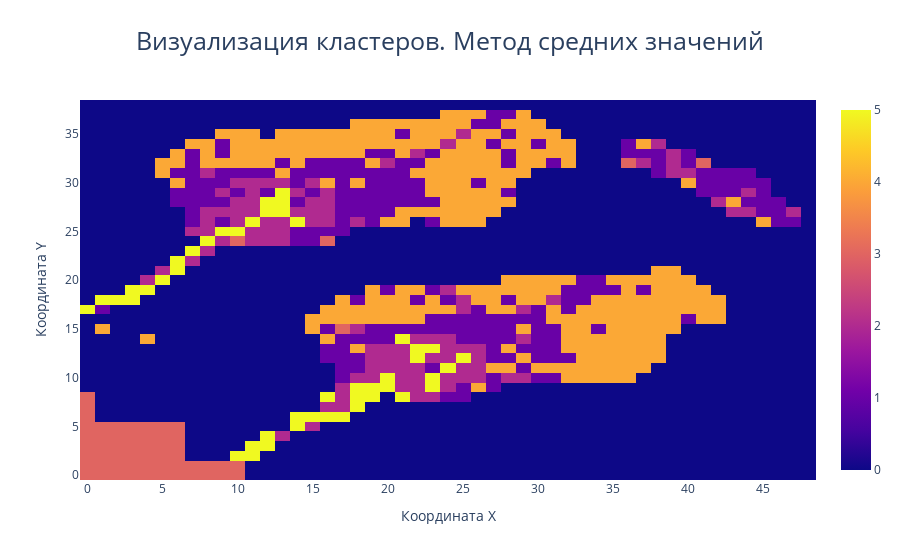

Write notebook code for a chart like this one.
### Markdown cell above
Обучение модели. Получение кластеров. Визуализация. Метод средних значений

### Code cell
# Calculation of average log value
initial_data = initial_row_data.copy()
initial_data['Average'] = initial_data['log'].apply(np.mean)
initial_data.to_csv('ave.csv')
# Defining of model
m = KMeans(n_clusters=6)
# m = GaussianMixture(n_components=2)
# Fit the model
m.fit(initial_data['Average'].to_numpy().reshape(-1, 1))
# Predict the cluster for each data point
initial_data['predict'] = m.predict(initial_data['Average'].to_numpy().reshape(-1, 1))

# Data saving
initial_data['predict'].to_csv("Petroleum_team_120_3(1).csv", index=False)
# Visualisation
fig = go.Figure(data=go.Heatmap(x=initial_data['X'],
                                y=initial_data['Y'],
                                z=initial_data['predict'],
                                ))
fig.update_layout(title="Визуализация кластеров. Метод средних значений", title_x=0.5,
                  title_font={"size": 25},
                  xaxis_title="Координата Х",
                  yaxis_title="Координата Y")
fig.show()

### Figure 1 — Plotly figure (JSON) as saved in the notebook; plotly's stock layout.template omitted (floating-point values rounded to 4 significant figures; data arrays with more than 128 entries replaced by an {"elided": "..."} marker saying what was removed)
{"data": [{"type": "heatmap", "x": {"elided": "1911 int values"}, "y": {"elided": "1911 int values"}, "z": {"elided": "1911 int values"}}], "layout": {"title": {"font": {"size": 25}, "text": "Визуализация кластеров. Метод средних значений", "x": 0.5}, "xaxis": {"title": {"text": "Координата Х"}}, "yaxis": {"title": {"text": "Координата Y"}}}}
